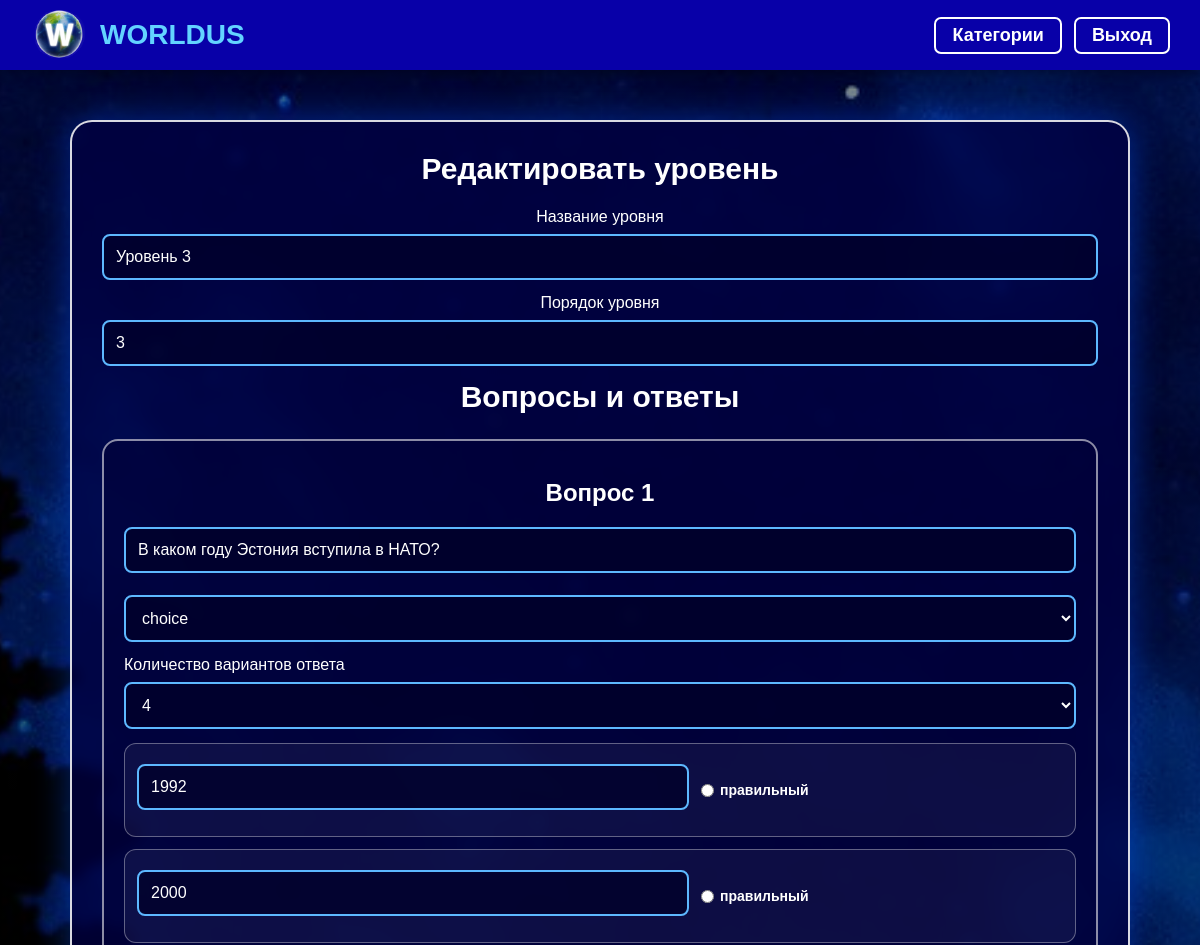
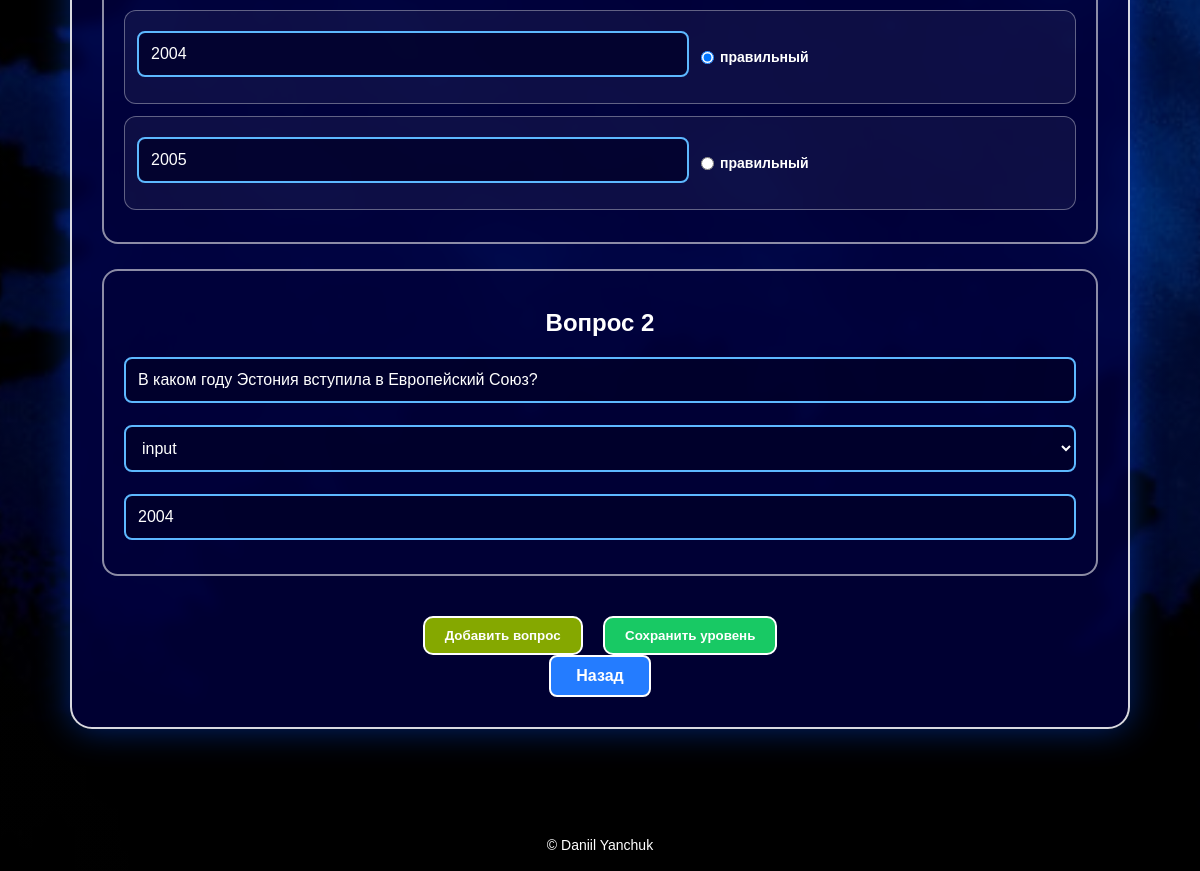
The app's page /edit_levels.php?id=3 (signed in) with its own data (2 pictures, top to bottom).
### tables this page shows
CREATE TABLE `levels` (
  `id` int(11) NOT NULL,
  `category_id` int(11) DEFAULT NULL,
  `title` varchar(100) DEFAULT NULL,
  `level_order` int(11) DEFAULT NULL,
  `required_level` int(11) DEFAULT NULL
);

CREATE TABLE `questions` (
  `id` int(11) NOT NULL,
  `level_id` int(11) DEFAULT NULL,
  `question_text` text DEFAULT NULL,
  `image` varchar(255) DEFAULT NULL,
  `type` enum('input','choice','image') DEFAULT 'choice'
);

CREATE TABLE `answers` (
  `id` int(11) NOT NULL,
  `question_id` int(11) DEFAULT NULL,
  `answer_text` varchar(255) DEFAULT NULL,
  `image` varchar(255) DEFAULT NULL,
  `is_correct` tinyint(1) DEFAULT NULL
);

### edit_levels.php (the view, shortened to what this page needs)
<?php
include "config/db.php";
include "includes/header.php";
$level_id = isset($_GET['id']) ? (int)$_GET['id'] : 0;
$level_result = $conn->query("
    SELECT *
    FROM levels
    WHERE id = $level_id
    LIMIT 1
");
$level = $level_result->fetch_assoc();
$category_id = (int)$level['category_id'];
$questions_result = $conn->query("
    SELECT *
    FROM questions
    WHERE level_id = $level_id
    ORDER BY id ASC
");
$questions = [];
while ($q = $questions_result->fetch_assoc()) {
    $qid = (int)$q['id'];
    $answers_result = $conn->query("
        SELECT *
        FROM answers
        WHERE question_id = $qid
        ORDER BY id ASC
    ");
    $q['answers'] = [];
    while ($a = $answers_result->fetch_assoc()) {
        $q['answers'][] = $a;
    }
    $questions[] = $q;
}
?>
<div class="admin-page">
    <div class="admin-add-box">
        <h2>Редактировать уровень</h2>
        <form method="POST" enctype="multipart/form-data">
            <label>Название уровня</label>
            <input type="text" name="title" value="<?= htmlspecialchars($level['title']) ?>" required>
            <label>Порядок уровня</label>
            <input type="number" name="level_order" value="<?= (int)$level['level_order'] ?>" required>
            <h2>Вопросы и ответы</h2>
            <div id="questionsBox">
                <?php foreach ($questions as $index => $question): ?>
                    <?php
                    $answer_count = count($question['answers']);
                    ?>
                    <div class="question-edit-block">
                        <h3>Вопрос <?= $index + 1 ?></h3>
                        <input
                            type="text"
                            name="question_text[]"
                            value="<?= htmlspecialchars($question['question_text']) ?>"
                            placeholder="Текст вопроса"
                        >
                        <select name="question_type[]" class="admin-select question-type-select" onchange="toggleQuestionType(this)">
                            <option value="choice" <?= $question['type'] == 'choice' ? 'selected' : '' ?>>choice</option>
                            <option value="input" <?= $question['type'] == 'input' ? 'selected' : '' ?>>input</option>
                        </select>
                        <div class="input-answer-section">
                            <input
                                type="text"
                                name="input_answer[]"
                                placeholder="Правильный ответ для input"
                                value="<?= htmlspecialchars($question['answers'][0]['answer_text'] ?? '') ?>"
                            >
                        </div>
                        <div class="variants-section">
                            <label>Количество вариантов ответа</label>
                            <select name="answer_count[]" class="admin-select answer-count-select" onchange="toggleAnswerCount(this)">
                                <option value="4" <?= $answer_count == 4 ? 'selected' : '' ?>>4</option>
                            </select>
                            <?php for ($i = 0; $i < 4; $i++): ?>
                                <div class="answer-edit-row" data-answer-index="<?= $i ?>">
                                    <div class="choice-answer-field">
                                        <input
                                            type="text"
                                            name="answer_text[<?= $index ?>][]"
                                            placeholder="Ответ <?= $i + 1 ?>"
                                            value="<?= htmlspecialchars($question['answers'][$i]['answer_text'] ?? '') ?>"
                                        >
                                    </div>
                                    <label>
                                        <input
                                            type="radio"
                                            name="correct_answer[<?= $index ?>]"
                                            value="<?= $i ?>"
                                            <?= !empty($question['answers'][$i]['is_correct']) ? 'checked' : '' ?>
                                        >
                                        правильный
                                    </label>
                                </div>
                            <?php endfor; ?>
                        </div>
                    </div>
                <?php endforeach; ?>
            </div>
            <button type="button" class="admin-edit-btn" onclick="addQuestion()">
                Добавить вопрос
            </button>
            <button type="submit" name="save_level" class="admin-add-btn">
                Сохранить уровень
            </button>
        </form>
        <a href="levels.php?category=<?= $category_id ?>" class="btn blue">Назад</a>
    </div>
</div>
<?php include "includes/footer.php"; ?>

### assets/css/style.css (style rules this page uses)
* { margin: 0; padding: 0; box-sizing: border-box; font-family: Arial, Helvetica, sans-serif; }
body { min-height: 100vh; color: white; background: linear-gradient(rgba(0,0,0,0.45), rgba(0,0,0,0.65)), url("../images/bc.jpg") center/cover fixed no-repeat; }
.btn { display: inline-block; padding: 10px 25px; border-radius: 8px; color: white; text-decoration: none; font-weight: bold; border: 2px solid white; cursor: pointer; transition: 0.3s; }
.blue { background: #247cff; }
form input, form select { width: 80%; max-width: 400px; padding: 12px; margin: 10px 0; border-radius: 8px; border: 2px solid #5db8ff; background: rgba(0,0,40,0.65); color: white; font-size: 16px; }
form input::placeholder { color: rgba(255,255,255,0.75); }
.admin-page { width: 100%; max-width: 1100px; margin: 0 auto; padding: 50px 20px; }
.admin-add-box { width: 100%; background: rgba(0, 0, 70, 0.72); border: 2px solid rgba(255,255,255,0.85); border-radius: 22px; padding: 30px; text-align: center; backdrop-filter: blur(6px); box-shadow: 0 0 35px rgba(0, 80, 255, 0.45); }
.admin-add-box h2 { margin-bottom: 22px; font-size: 30px; }
.admin-add-box h3 { margin: 18px 0 12px; }
.admin-add-box form { width: 100%; }
.admin-add-box input[type="text"], .admin-add-box input[type="number"], .admin-add-box input[type="file"], .admin-add-box select { width: 100%; max-width: none; padding: 12px; margin: 8px 0 14px; border-radius: 8px; border: 2px solid #5db8ff; background: rgba(0,0,40,0.75); color: white; font-size: 16px; }
.admin-select { width: 100%; padding: 10px; margin-bottom: 12px; border-radius: 8px; border: 2px solid white; background: rgba(0,0,50,0.75); color: white; font-size: 16px; }
.question-edit-block { margin: 25px 0; padding: 20px; border: 2px solid rgba(255,255,255,0.55); border-radius: 16px; background: rgba(0,0,55,0.6); text-align: left; }
.question-edit-block h3 { text-align: center; font-size: 24px; }
.answer-edit-row { display: grid; grid-template-columns: 1fr 220px 130px; align-items: center; gap: 12px; margin-bottom: 12px; padding: 12px; border: 1px solid rgba(255,255,255,0.35); border-radius: 12px; background: rgba(255,255,255,0.05); }
.answer-edit-row label { display: flex; align-items: center; gap: 6px; font-size: 14px; font-weight: bold; }
.answer-edit-row input[type="radio"] { width: auto; margin: 0; }
.admin-add-btn, .admin-edit-btn { display: inline-block; margin: 15px 8px 0; padding: 10px 20px; border: 2px solid white; border-radius: 10px; color: white; font-weight: bold; cursor: pointer; transition: 0.3s; }
.admin-add-btn { background: #18c964; }
.admin-edit-btn { background: #85a800; }

### records on screen
levels: title "Уровень 3", level_order "3"
questions: question_text "В каком году Эстония вступила в НАТО?", type "choice"
answers: answer_text "1992"
answers: answer_text "2000"
answers: answer_text "2004"
answers: answer_text "2005"
questions: question_text "В каком году Эстония вступила в Европейский Союз?", type "input"
answers: answer_text "2004"
